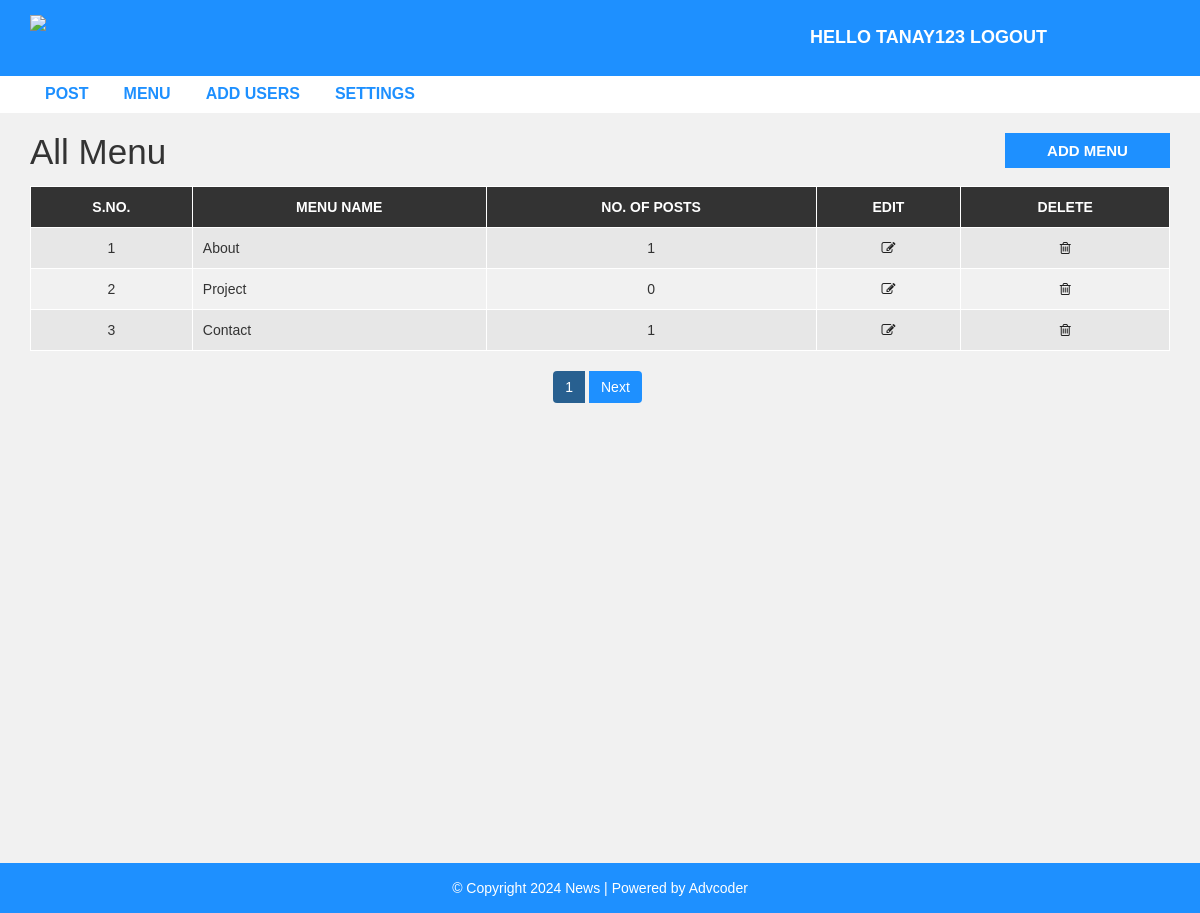
Screenshot of /admin/category.php (signed in) with the database file from the repository.
### tables this page shows
CREATE TABLE `category` (
  `category_id` int(11) NOT NULL,
  `category_name` varchar(100) NOT NULL,
  `post` int(11) NOT NULL DEFAULT 0
);

### admin/category.php (the view, shortened to what this page needs)
<?php include "header.php"; ?>
<div id="admin-content">
    <div class="container">
        <div class="row">
            <div class="col-md-10">
                <h1 class="admin-heading">All Menu</h1>
            </div>
            <div class="col-md-2">
                <a class="add-new" href="add-category.php">add menu</a>
            </div>
            <div class="col-md-12">
              <?php
                include 'config.php';
                  $limit = 3;
                  if(isset($_GET["page"])){
                      $page = $_GET["page"];
                  }
                  else{
                      $page = 1;
                  };
                  $offset = ($page-1)* $limit;
              $sql = "SELECT * FROM  category ORDER BY category_id DESC Limit $offset,$limit";
              $result = mysqli_query($conn, $sql);
              if (mysqli_num_rows($result) > 0) {
                  $table = '<table class="content-table">';
                  $table .= '<thead>
                                  <th>S.No.</th>
                                  <th>Menu Name</th>
                                  <th>No. of Posts</th>
                                  <th>Edit</th>
                                  <th>Delete</th>
                              </thead>
                              <tbody>';
                    $serial = $offset + 1;
                  while($row = mysqli_fetch_assoc($result)) {
                    $table .= "<tr>
                            <td class='id'>{$serial}</td>
                            <td>{$row["category_name"]}</td>
                            <td>{$row["post"]}</td>
                            <td class='edit'><a href='update-category.php?id={$row['category_id']}' ><i class='fa fa-edit'></i></a></td>
                            <td class='delete'><a href='delete-category.php?id={$row['category_id']}'><i class='fa fa-trash-o'></i></a></td>
                        </tr>";
                        $serial++;
                  }
                  $table .= '</tbody></table>';
                  echo $table;
              } else {
                  echo "<h3>No Results Found.</h3>";
              }
              $sql1 = "SELECT COUNT(category_id) FROM category";
              $result_1 = mysqli_query($conn,$sql1);
              $row_db = mysqli_fetch_row($result_1);
              $total_record = $row_db[0];
              $total_page = ( $total_record / $limit);
              echo  "<ul class='pagination admin-pagination'>";
                  if($total_record > $limit){
                      for ($i=1; $i<=$total_page ; $i++) {
                          if($i == $page){
                              $cls ='btn-primary active';
                          }else{
                              $cls ='btn-primary';
                          }
                          echo"<li><a href='category.php?page=".$i."' class='{$cls}'>$i</a></li>";
                      }
                  }
                  if($total_page>$page){
                      echo"<li> <a href='category.php?page=".($page+1)."'>Next</a></li>";
                  }
              echo "</ul>";
              ?>
            </div>
        </div>
    </div>
</div>
<?php include "footer.php"; ?>

### css/style.css (style rules this page uses)
body { background: #f1f1f1; font-family: sans-serif,arial,Helvetica; }
a, a:hover, a:focus { text-decoration: none; outline: none; }
ul { margin:0; padding:0; list-style:none; }
#admin-content { padding: 20px 0; min-height: 750px; }
#admin-content .admin-heading { font-size: 35px; margin: 0 0 15px; }
#admin-content .add-new { color: #fff; background-color: #1E90FF; font-size: 15px; font-weight: 600; text-align: center; text-transform: uppercase; padding: 7px 10px; display: block; transition: all 0.3s; }
#admin-content .content-table { border: 1px solid #000; width: 100%; margin: 0 0 20px; }
#admin-content .content-table thead { color: #fff; background-color: #333; }
#admin-content .content-table th { padding: 10px; border: 1px solid #fff; font-weight: 600; text-align: center; text-transform: uppercase; }
#admin-content .content-table tbody { color: #333; }
#admin-content .content-table tbody tr { background-color: #e7e7e7; }
#admin-content .content-table tbody tr:nth-child(even) { background-color: transparent; }
#admin-content .content-table tbody td { padding: 10px; border: 1px solid #fff; text-align: center; }
#admin-content .content-table tbody td:nth-child(2) { text-align: left; }
#admin-content .admin-pagination { margin: 0; }
#admin-content .admin-pagination li a { display: block; }
.id, .edit, .delete { text-align:center; }
.pagination { display: block; text-align: center; margin: 0; }
.pagination li { display:inline-block; margin: 0 5px 0 0; }
.pagination li a { border: none; background: #1e90ff; color: #fff; }
i.fa { color:#222; }

### rows the page displays
category: category_name "About", post "1"
category: category_name "Project", post "0"
category: category_name "Contact", post "1"

### other values shown
$_SESSION["username"] "TANAY123"
